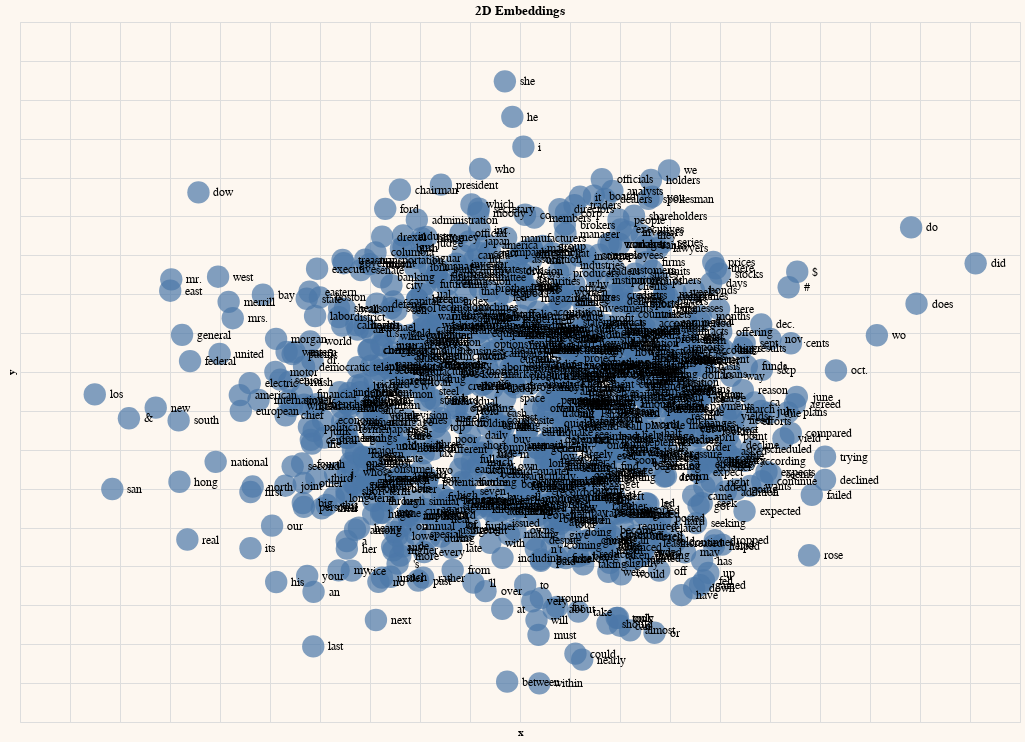

Notebook cell for this chart:
### Markdown cell above
### Vizualizing the embedding in a 2D plot

### Code cell
# Plot the 2-dimension embeddings on a chart
chart = alt.Chart(word_embed_2d[:1000]).mark_circle(size=500).encode(
  x=
  alt.X('x',
      scale=alt.Scale(zero=False),
      axis=alt.Axis(labels=False, ticks=False, domain=False)
  ),

  y=
  alt.Y('y',
      scale=alt.Scale(zero=False),
      axis=alt.Axis(labels=False, ticks=False, domain=False)
  ),
  
  tooltip=['words']
  )

text = chart.mark_text(align='left', dx=15, size=12, color='black'
          ).encode(text='words', color= alt.value('black'))

result = (chart + text).configure(background="#FDF7F0"
      ).properties(
      width=1000,
      height=700,
      title="2D Embeddings"
      )

result.interactive()

### Figure 1 — Vega-Lite specification as saved in the notebook (floating-point values rounded to 4 significant figures; data arrays with more than 128 entries replaced by an {"elided": "..."} marker saying what was removed)
{"config": {"view": {"continuousWidth": 300, "continuousHeight": 300}, "background": "#FDF7F0"}, "layer": [{"mark": {"type": "circle", "size": 500}, "encoding": {"tooltip": [{"field": "words", "type": "nominal"}], "x": {"axis": {"domain": false, "labels": false, "ticks": false}, "field": "x", "scale": {"zero": false}, "type": "quantitative"}, "y": {"axis": {"domain": false, "labels": false, "ticks": false}, "field": "y", "scale": {"zero": false}, "type": "quantitative"}}, "name": "view_1"}, {"mark": {"type": "text", "align": "left", "color": "black", "dx": 15, "size": 12}, "encoding": {"color": {"value": "black"}, "text": {"field": "words", "type": "nominal"}, "tooltip": [{"field": "words", "type": "nominal"}], "x": {"axis": {"domain": false, "labels": false, "ticks": false}, "field": "x", "scale": {"zero": false}, "type": "quantitative"}, "y": {"axis": {"domain": false, "labels": false, "ticks": false}, "field": "y", "scale": {"zero": false}, "type": "quantitative"}}}], "data": {"name": "data-09bfb937baa00cd394e4d356ab20c2f0"}, "height": 700, "params": [{"name": "param_1", "select": {"type": "interval", "encodings": ["x", "y"]}, "bind": "scales", "views": ["view_1"]}], "title": "2D Embeddings", "width": 1000, "$schema": "https://vega.github.io/schema/vega-lite/v5.15.1.json", "datasets": {"data-09bfb937baa00cd394e4d356ab20c2f0": {"elided": "1000 records"}}}
